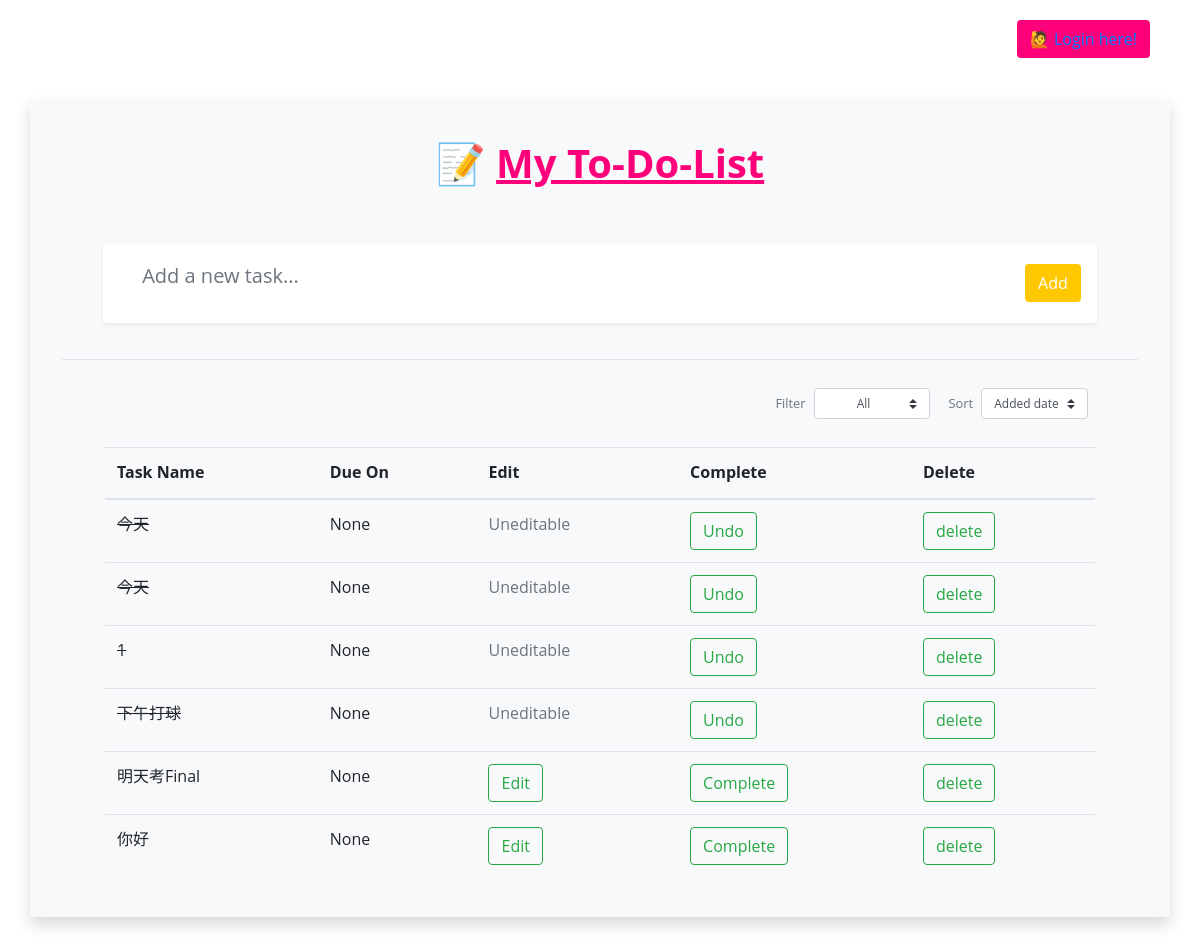
/, run on an earlier commit of the app's database.
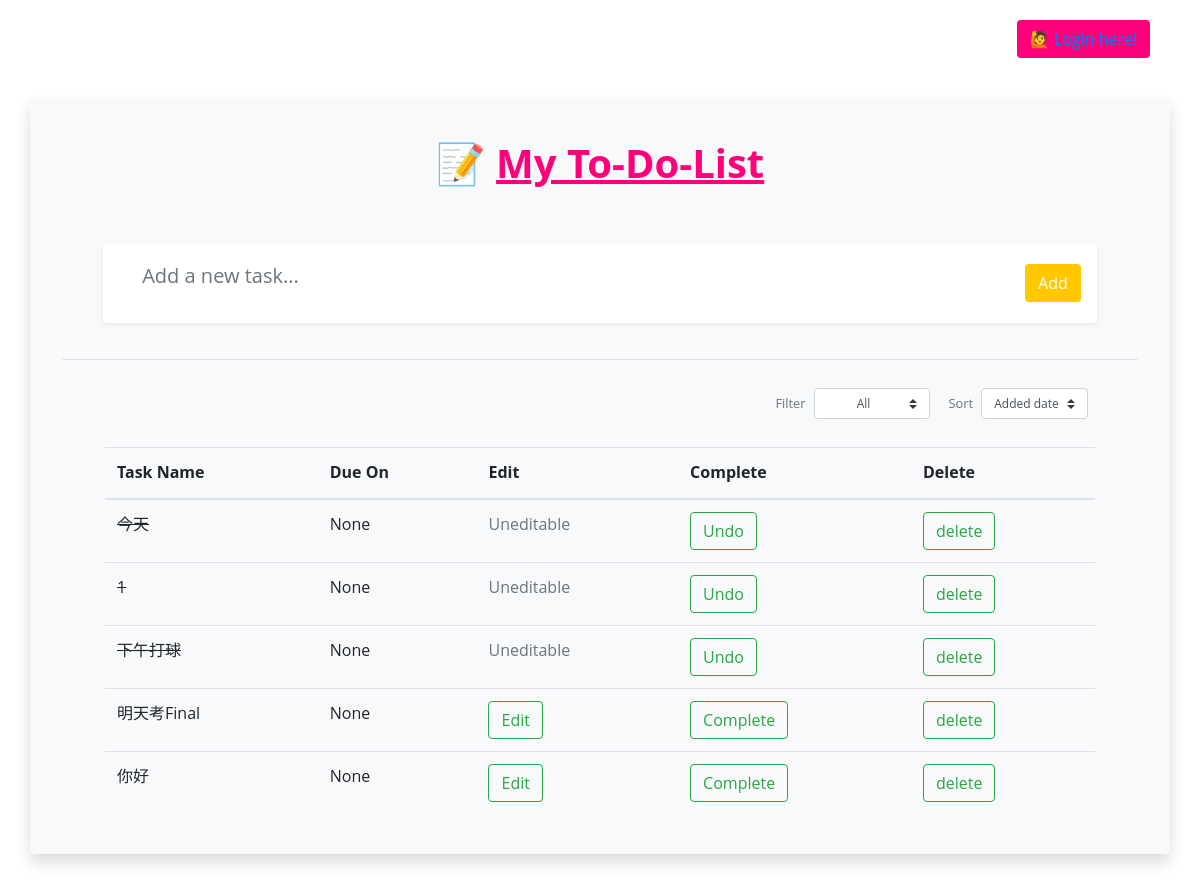
And on a later commit of the database.
### home/models.py (models this page shows, shortened)
class Task(models.Model):
    id = models.BigAutoField(auto_created=True, primary_key=True)
    title=models.CharField(max_length=100)
    details=models.TextField(blank=True, null=True)
    create_date=models.DateTimeField(default=timezone.now)
    due_date=models.DateTimeField(blank=True, null=True)
    complete = models.BooleanField(default=False)
    user = models.ForeignKey(settings.AUTH_USER_MODEL, default=None, null=False, on_delete=models.CASCADE)

### home/views.py (the view)
# urls.py: path("", views.index, name="index"),
def index(request):
    template_name = "home/templates/index.html"
    if request.user.is_authenticated:
        todolist = Task.objects.filter(user=request.user)
    else:
        todolist = Task.objects.filter(user=None)
    context = {'todolist': todolist}
    return render(request, template_name=template_name, context=context)

### home/templates/index.html (shortened to what the changed rows need)
{% url 'home:index' as home_base_url %}
{% load static %}
<!DOCTYPE HTML>
<html lang="en">
<head>
    <link rel="stylesheet" href="https://stackpath.bootstrapcdn.com/bootstrap/4.1.3/css/bootstrap.min.css">
    <link rel="stylesheet" href="{% static 'css/fontawesome/fontawesome-all.min.css' %}">
</head>
<body>
	<section id="main" class="container-md mx-md-auto mx-1">
    <br>
        <br>
		{% block main %}
        <div class="container m-5 p-2 rounded mx-auto bg-light shadow" style="background-color: pink;">
            <div class="row mx-1 px-5 pb-3 w-80">
                <div class="col mx-auto">
                    <table class="table table-hover">
                        <thead>
                          <tr>
                            <th scope="col">Task Name</th>
                            <th scope="col">Due On</th>
                            <th scope="col">Edit</th>
                            <th scope="col">Complete</th>
                            <th scope="col">Delete</th>
                          </tr>
                        </thead>
                        <tbody class="no-underline">
                    {% for task in todolist %}
      {% if task.complete == True%}
      <tr>
        <td id="line-through">{{task.title}}</td>
        <td>{{task.due_date}}</td>
        <td><a class="text-secondary" href="#">Uneditable</a></td>
          <td>
          <form method="POST" action="/change_status/">
            <button type="submit" class="btn btn-outline-success my-2 my-sm-0" >Undo</button>
          </form>
        </td>
        <td>
            <button data-bs-toggle="modal" data-bs-target="#exampleModal" type="button" class="btn btn-outline-success my-2 my-sm-0" >delete</button>
        </td>
        {% else %}
        <tr>
            <td>{{task.title}}</td>
            <td>{{task.due_date}}</td>
          <td>
             <button data-bs-toggle="modal" data-bs-target="#exampleModal3" type="button" class="btn btn-outline-success my-2 my-sm-0" >Edit</button>
          </td>
           <td>
            <form method="POST" action="/change_status/">
            <button type="submit" class="btn btn-outline-success my-2 my-sm-0">Complete</button>
            </form>
          </td>
          <td>
             <button data-bs-toggle="modal" data-bs-target="#exampleModal2" type="button" class="btn btn-outline-success my-2 my-sm-0" >delete</button>
        </td>
        </tr>
        {% endif %}
        {% endfor %}
                        </tbody>
                    </table>
                </div>
            </div>
        </div>
        {% endblock %}
		</section>
</body>
</html>

What changed in the data, as far as the page shows it:
removed Task: title "今天", due_date "None"
